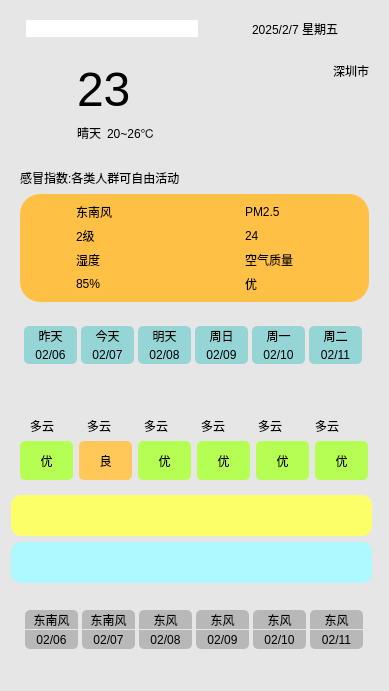
<?xml version="1.0" encoding="UTF-8"?>
<ui version="4.0">
 <class>Widget</class>
 <widget class="QWidget" name="Widget">
  <property name="geometry">
   <rect>
    <x>0</x>
    <y>0</y>
    <width>389</width>
    <height>691</height>
   </rect>
  </property>
  <property name="windowTitle">
   <string>Widget</string>
  </property>
  <property name="styleSheet">
   <string notr="true">background-color: rgb(230, 230, 230);</string>
  </property>
  <layout class="QVBoxLayout" name="verticalLayout_7">
   <item>
    <widget class="QWidget" name="widget01" native="true">
     <layout class="QGridLayout" name="gridLayout_6">
      <item row="0" column="3">
       <widget class="QLabel" name="label_riqi">
        <property name="minimumSize">
         <size>
          <width>110</width>
          <height>0</height>
         </size>
        </property>
        <property name="maximumSize">
         <size>
          <width>100</width>
          <height>100</height>
         </size>
        </property>
        <property name="text">
         <string>2025/2/7 星期五</string>
        </property>
       </widget>
      </item>
      <item row="0" column="1">
       <widget class="QLineEdit" name="lineEdit">
        <property name="minimumSize">
         <size>
          <width>172</width>
          <height>17</height>
         </size>
        </property>
        <property name="maximumSize">
         <size>
          <width>172</width>
          <height>17</height>
         </size>
        </property>
        <property name="styleSheet">
         <string notr="true">border-radius: 20px;
background-color: rgb(255, 255, 255);</string>
        </property>
       </widget>
      </item>
      <item row="0" column="2">
       <widget class="QLabel" name="label_6">
        <property name="maximumSize">
         <size>
          <width>30</width>
          <height>30</height>
         </size>
        </property>
        <property name="text">
         <string/>
        </property>
        <property name="pixmap">
         <pixmap resource="res.qrc">:/res/sousuo.png</pixmap>
        </property>
        <property name="scaledContents">
         <bool>true</bool>
        </property>
       </widget>
      </item>
     </layout>
    </widget>
   </item>
   <item>
    <widget class="QWidget" name="widget02" native="true">
     <layout class="QGridLayout" name="gridLayout_2">
      <item row="1" column="1">
       <widget class="QLabel" name="label_tianqi">
        <property name="text">
         <string>晴天</string>
        </property>
       </widget>
      </item>
      <item row="1" column="2">
       <widget class="QLabel" name="label_wendufanwei">
        <property name="text">
         <string>20~26℃</string>
        </property>
       </widget>
      </item>
      <item row="0" column="1" colspan="2">
       <widget class="QLabel" name="label_wendu">
        <property name="text">
         <string>&lt;html&gt;&lt;head/&gt;&lt;body&gt;&lt;p&gt;&lt;span style=&quot; font-size:36pt;&quot;&gt;23&lt;/span&gt;&lt;/p&gt;&lt;/body&gt;&lt;/html&gt;</string>
        </property>
       </widget>
      </item>
      <item row="0" column="0">
       <widget class="QLabel" name="label_5">
        <property name="minimumSize">
         <size>
          <width>51</width>
          <height>51</height>
         </size>
        </property>
        <property name="maximumSize">
         <size>
          <width>51</width>
          <height>51</height>
         </size>
        </property>
        <property name="text">
         <string/>
        </property>
        <property name="pixmap">
         <pixmap resource="res.qrc">:/res/qingtian.png</pixmap>
        </property>
        <property name="scaledContents">
         <bool>true</bool>
        </property>
       </widget>
      </item>
      <item row="0" column="3">
       <widget class="QLabel" name="label_diqu">
        <property name="text">
         <string>深圳市</string>
        </property>
        <property name="alignment">
         <set>Qt::AlignRight|Qt::AlignTop|Qt::AlignTrailing</set>
        </property>
       </widget>
      </item>
      <item row="1" column="3">
       <spacer name="horizontalSpacer">
        <property name="orientation">
         <enum>Qt::Horizontal</enum>
        </property>
        <property name="sizeHint" stdset="0">
         <size>
          <width>40</width>
          <height>20</height>
         </size>
        </property>
       </spacer>
      </item>
     </layout>
    </widget>
   </item>
   <item>
    <widget class="QWidget" name="widget03" native="true">
     <property name="styleSheet">
      <string notr="true">color:rgb(200,200，200)</string>
     </property>
     <layout class="QVBoxLayout" name="verticalLayout" stretch="1,5">
      <item>
       <widget class="QLabel" name="kongqi">
        <property name="styleSheet">
         <string notr="true"/>
        </property>
        <property name="text">
         <string>感冒指数:各类人群可自由活动</string>
        </property>
       </widget>
      </item>
      <item>
       <widget class="QWidget" name="widget0301" native="true">
        <property name="styleSheet">
         <string notr="true">background-color:rgb(255, 193, 69);
border-radius: 20px;</string>
        </property>
        <layout class="QGridLayout" name="gridLayout">
         <item row="0" column="0">
          <layout class="QHBoxLayout" name="horizontalLayout">
           <item>
            <widget class="QLabel" name="labelfengxiang">
             <property name="minimumSize">
              <size>
               <width>41</width>
               <height>31</height>
              </size>
             </property>
             <property name="maximumSize">
              <size>
               <width>41</width>
               <height>31</height>
              </size>
             </property>
             <property name="text">
              <string/>
             </property>
             <property name="pixmap">
              <pixmap resource="res.qrc">:/res/feng.png</pixmap>
             </property>
             <property name="scaledContents">
              <bool>true</bool>
             </property>
            </widget>
           </item>
           <item>
            <layout class="QVBoxLayout" name="verticalLayout_2">
             <item>
              <widget class="QLabel" name="labelfengxiang_2">
               <property name="text">
                <string>东南风</string>
               </property>
              </widget>
             </item>
             <item>
              <widget class="QLabel" name="label">
               <property name="text">
                <string>2级</string>
               </property>
              </widget>
             </item>
            </layout>
           </item>
          </layout>
         </item>
         <item row="0" column="1">
          <layout class="QHBoxLayout" name="horizontalLayout_2">
           <item>
            <widget class="QLabel" name="labelfengxiang_3">
             <property name="minimumSize">
              <size>
               <width>41</width>
               <height>31</height>
              </size>
             </property>
             <property name="maximumSize">
              <size>
               <width>41</width>
               <height>31</height>
              </size>
             </property>
             <property name="text">
              <string/>
             </property>
             <property name="pixmap">
              <pixmap resource="res.qrc">:/res/PM2.5.png</pixmap>
             </property>
             <property name="scaledContents">
              <bool>true</bool>
             </property>
            </widget>
           </item>
           <item>
            <layout class="QVBoxLayout" name="verticalLayout_3">
             <item>
              <widget class="QLabel" name="labelfengxiang_4">
               <property name="text">
                <string>PM2.5</string>
               </property>
              </widget>
             </item>
             <item>
              <widget class="QLabel" name="label_2">
               <property name="text">
                <string>24</string>
               </property>
              </widget>
             </item>
            </layout>
           </item>
          </layout>
         </item>
         <item row="1" column="0">
          <layout class="QHBoxLayout" name="horizontalLayout_3">
           <item>
            <widget class="QLabel" name="labelfengxiang_5">
             <property name="minimumSize">
              <size>
               <width>41</width>
               <height>31</height>
              </size>
             </property>
             <property name="maximumSize">
              <size>
               <width>41</width>
               <height>31</height>
              </size>
             </property>
             <property name="text">
              <string/>
             </property>
             <property name="pixmap">
              <pixmap resource="res.qrc">:/res/shidu.png</pixmap>
             </property>
             <property name="scaledContents">
              <bool>true</bool>
             </property>
            </widget>
           </item>
           <item>
            <layout class="QVBoxLayout" name="verticalLayout_4">
             <item>
              <widget class="QLabel" name="labelfengxiang_6">
               <property name="text">
                <string>湿度</string>
               </property>
              </widget>
             </item>
             <item>
              <widget class="QLabel" name="label_3">
               <property name="text">
                <string>85%</string>
               </property>
              </widget>
             </item>
            </layout>
           </item>
          </layout>
         </item>
         <item row="1" column="1">
          <layout class="QHBoxLayout" name="horizontalLayout_4">
           <item>
            <widget class="QLabel" name="labelfengxiang_7">
             <property name="minimumSize">
              <size>
               <width>41</width>
               <height>31</height>
              </size>
             </property>
             <property name="maximumSize">
              <size>
               <width>41</width>
               <height>31</height>
              </size>
             </property>
             <property name="text">
              <string/>
             </property>
             <property name="pixmap">
              <pixmap resource="res.qrc">:/res/kongqizhiliang.png</pixmap>
             </property>
             <property name="scaledContents">
              <bool>true</bool>
             </property>
            </widget>
           </item>
           <item>
            <layout class="QVBoxLayout" name="verticalLayout_5">
             <item>
              <widget class="QLabel" name="labelfengxiang_8">
               <property name="text">
                <string>空气质量</string>
               </property>
              </widget>
             </item>
             <item>
              <widget class="QLabel" name="label_4">
               <property name="text">
                <string>优</string>
               </property>
              </widget>
             </item>
            </layout>
           </item>
          </layout>
         </item>
        </layout>
       </widget>
      </item>
     </layout>
    </widget>
   </item>
   <item>
    <widget class="QWidget" name="widget04" native="true">
     <layout class="QGridLayout" name="gridLayout_5">
      <item row="1" column="0">
       <layout class="QGridLayout" name="gridLayout_4">
        <item row="1" column="1">
         <widget class="QLabel" name="label_21">
          <property name="text">
           <string>多云</string>
          </property>
         </widget>
        </item>
        <item row="0" column="5">
         <widget class="QLabel" name="label_30">
          <property name="minimumSize">
           <size>
            <width>41</width>
            <height>41</height>
           </size>
          </property>
          <property name="maximumSize">
           <size>
            <width>41</width>
            <height>41</height>
           </size>
          </property>
          <property name="text">
           <string/>
          </property>
          <property name="pixmap">
           <pixmap resource="res.qrc">:/res/duoyun.png</pixmap>
          </property>
          <property name="scaledContents">
           <bool>true</bool>
          </property>
         </widget>
        </item>
        <item row="1" column="2">
         <widget class="QLabel" name="label_23">
          <property name="text">
           <string>多云</string>
          </property>
         </widget>
        </item>
        <item row="0" column="0">
         <widget class="QLabel" name="label_19">
          <property name="minimumSize">
           <size>
            <width>41</width>
            <height>41</height>
           </size>
          </property>
          <property name="maximumSize">
           <size>
            <width>41</width>
            <height>41</height>
           </size>
          </property>
          <property name="text">
           <string/>
          </property>
          <property name="pixmap">
           <pixmap resource="res.qrc">:/res/duoyun.png</pixmap>
          </property>
          <property name="scaledContents">
           <bool>true</bool>
          </property>
         </widget>
        </item>
        <item row="0" column="3">
         <widget class="QLabel" name="label_26">
          <property name="minimumSize">
           <size>
            <width>41</width>
            <height>41</height>
           </size>
          </property>
          <property name="maximumSize">
           <size>
            <width>41</width>
            <height>41</height>
           </size>
          </property>
          <property name="text">
           <string/>
          </property>
          <property name="pixmap">
           <pixmap resource="res.qrc">:/res/duoyun.png</pixmap>
          </property>
          <property name="scaledContents">
           <bool>true</bool>
          </property>
         </widget>
        </item>
        <item row="0" column="1">
         <widget class="QLabel" name="label_22">
          <property name="minimumSize">
           <size>
            <width>41</width>
            <height>41</height>
           </size>
          </property>
          <property name="maximumSize">
           <size>
            <width>41</width>
            <height>41</height>
           </size>
          </property>
          <property name="text">
           <string/>
          </property>
          <property name="pixmap">
           <pixmap resource="res.qrc">:/res/duoyun.png</pixmap>
          </property>
          <property name="scaledContents">
           <bool>true</bool>
          </property>
         </widget>
        </item>
        <item row="1" column="5">
         <widget class="QLabel" name="label_29">
          <property name="text">
           <string>多云</string>
          </property>
         </widget>
        </item>
        <item row="1" column="0">
         <widget class="QLabel" name="label_20">
          <property name="text">
           <string>多云</string>
          </property>
         </widget>
        </item>
        <item row="1" column="4">
         <widget class="QLabel" name="label_27">
          <property name="text">
           <string>多云</string>
          </property>
         </widget>
        </item>
        <item row="1" column="3">
         <widget class="QLabel" name="label_25">
          <property name="text">
           <string>多云</string>
          </property>
         </widget>
        </item>
        <item row="0" column="2">
         <widget class="QLabel" name="label_24">
          <property name="minimumSize">
           <size>
            <width>41</width>
            <height>41</height>
           </size>
          </property>
          <property name="maximumSize">
           <size>
            <width>41</width>
            <height>41</height>
           </size>
          </property>
          <property name="text">
           <string/>
          </property>
          <property name="pixmap">
           <pixmap resource="res.qrc">:/res/duoyun.png</pixmap>
          </property>
          <property name="scaledContents">
           <bool>true</bool>
          </property>
         </widget>
        </item>
        <item row="0" column="4">
         <widget class="QLabel" name="label_28">
          <property name="minimumSize">
           <size>
            <width>41</width>
            <height>41</height>
           </size>
          </property>
          <property name="maximumSize">
           <size>
            <width>41</width>
            <height>41</height>
           </size>
          </property>
          <property name="text">
           <string/>
          </property>
          <property name="pixmap">
           <pixmap resource="res.qrc">:/res/duoyun.png</pixmap>
          </property>
          <property name="scaledContents">
           <bool>true</bool>
          </property>
         </widget>
        </item>
       </layout>
      </item>
      <item row="2" column="0">
       <layout class="QHBoxLayout" name="horizontalLayout_6">
        <item>
         <widget class="QLabel" name="label1">
          <property name="minimumSize">
           <size>
            <width>53</width>
            <height>39</height>
           </size>
          </property>
          <property name="maximumSize">
           <size>
            <width>53</width>
            <height>39</height>
           </size>
          </property>
          <property name="styleSheet">
           <string notr="true">border-radius: 5px;
background-color: rgb(181, 255, 84);</string>
          </property>
          <property name="text">
           <string>优</string>
          </property>
          <property name="alignment">
           <set>Qt::AlignCenter</set>
          </property>
         </widget>
        </item>
        <item>
         <widget class="QLabel" name="label2">
          <property name="minimumSize">
           <size>
            <width>53</width>
            <height>39</height>
           </size>
          </property>
          <property name="maximumSize">
           <size>
            <width>53</width>
            <height>39</height>
           </size>
          </property>
          <property name="styleSheet">
           <string notr="true">border-radius: 5px;
background-color: rgb(255, 200, 89);</string>
          </property>
          <property name="text">
           <string>良</string>
          </property>
          <property name="alignment">
           <set>Qt::AlignCenter</set>
          </property>
         </widget>
        </item>
        <item>
         <widget class="QLabel" name="label3">
          <property name="minimumSize">
           <size>
            <width>53</width>
            <height>39</height>
           </size>
          </property>
          <property name="maximumSize">
           <size>
            <width>53</width>
            <height>39</height>
           </size>
          </property>
          <property name="styleSheet">
           <string notr="true">border-radius: 5px;
background-color: rgb(181, 255, 84);</string>
          </property>
          <property name="text">
           <string>优</string>
          </property>
          <property name="alignment">
           <set>Qt::AlignCenter</set>
          </property>
         </widget>
        </item>
        <item>
         <widget class="QLabel" name="label4">
          <property name="minimumSize">
           <size>
            <width>53</width>
            <height>39</height>
           </size>
          </property>
          <property name="maximumSize">
           <size>
            <width>53</width>
            <height>39</height>
           </size>
          </property>
          <property name="styleSheet">
           <string notr="true">border-radius: 5px;
background-color: rgb(181, 255, 84);</string>
          </property>
          <property name="text">
           <string>优</string>
          </property>
          <property name="alignment">
           <set>Qt::AlignCenter</set>
          </property>
         </widget>
        </item>
        <item>
         <widget class="QLabel" name="label5">
          <property name="minimumSize">
           <size>
            <width>53</width>
            <height>39</height>
           </size>
          </property>
          <property name="maximumSize">
           <size>
            <width>53</width>
            <height>39</height>
           </size>
          </property>
          <property name="styleSheet">
           <string notr="true">border-radius: 5px;
background-color: rgb(181, 255, 84);</string>
          </property>
          <property name="text">
           <string>优</string>
          </property>
          <property name="alignment">
           <set>Qt::AlignCenter</set>
          </property>
         </widget>
        </item>
        <item>
         <widget class="QLabel" name="label6">
          <property name="minimumSize">
           <size>
            <width>53</width>
            <height>39</height>
           </size>
          </property>
          <property name="maximumSize">
           <size>
            <width>53</width>
            <height>39</height>
           </size>
          </property>
          <property name="styleSheet">
           <string notr="true">border-radius: 5px;
background-color: rgb(181, 255, 84);</string>
          </property>
          <property name="text">
           <string>优</string>
          </property>
          <property name="alignment">
           <set>Qt::AlignCenter</set>
          </property>
         </widget>
        </item>
       </layout>
      </item>
      <item row="0" column="0">
       <layout class="QGridLayout" name="gridLayout_3">
        <property name="spacing">
         <number>0</number>
        </property>
        <item row="0" column="0">
         <widget class="QLabel" name="label_7">
          <property name="minimumSize">
           <size>
            <width>53</width>
            <height>19</height>
           </size>
          </property>
          <property name="maximumSize">
           <size>
            <width>53</width>
            <height>19</height>
           </size>
          </property>
          <property name="styleSheet">
           <string notr="true">background-color: rgb(149, 213, 214);
border-radius: 5px;
border-bottom-right-radius: 0px;
border-bottom-left-radius: 0px;</string>
          </property>
          <property name="text">
           <string>昨天</string>
          </property>
          <property name="alignment">
           <set>Qt::AlignCenter</set>
          </property>
         </widget>
        </item>
        <item row="0" column="1">
         <widget class="QLabel" name="label_9">
          <property name="minimumSize">
           <size>
            <width>53</width>
            <height>19</height>
           </size>
          </property>
          <property name="maximumSize">
           <size>
            <width>53</width>
            <height>19</height>
           </size>
          </property>
          <property name="styleSheet">
           <string notr="true">background-color: rgb(149, 213, 214);
border-radius: 5px;
border-bottom-right-radius: 0px;
border-bottom-left-radius: 0px;</string>
          </property>
          <property name="text">
           <string>今天</string>
          </property>
          <property name="alignment">
           <set>Qt::AlignCenter</set>
          </property>
         </widget>
        </item>
        <item row="0" column="2">
         <widget class="QLabel" name="label_12">
          <property name="minimumSize">
           <size>
            <width>53</width>
            <height>19</height>
           </size>
          </property>
          <property name="maximumSize">
           <size>
            <width>53</width>
            <height>19</height>
           </size>
          </property>
          <property name="styleSheet">
           <string notr="true">background-color: rgb(149, 213, 214);
border-radius: 5px;
border-bottom-right-radius: 0px;
border-bottom-left-radius: 0px;</string>
          </property>
          <property name="text">
           <string>明天</string>
          </property>
          <property name="alignment">
           <set>Qt::AlignCenter</set>
          </property>
         </widget>
        </item>
        <item row="0" column="3">
         <widget class="QLabel" name="label_14">
          <property name="minimumSize">
           <size>
            <width>53</width>
            <height>19</height>
           </size>
          </property>
          <property name="maximumSize">
           <size>
            <width>53</width>
            <height>19</height>
           </size>
          </property>
          <property name="styleSheet">
           <string notr="true">background-color: rgb(149, 213, 214);
border-radius: 5px;
border-bottom-right-radius: 0px;
border-bottom-left-radius: 0px;</string>
          </property>
          <property name="text">
           <string>周日</string>
          </property>
          <property name="alignment">
           <set>Qt::AlignCenter</set>
          </property>
         </widget>
        </item>
        <item row="0" column="4">
         <widget class="QLabel" name="label_16">
          <property name="minimumSize">
           <size>
            <width>53</width>
            <height>19</height>
           </size>
          </property>
          <property name="maximumSize">
           <size>
            <width>53</width>
            <height>19</height>
           </size>
          </property>
          <property name="styleSheet">
           <string notr="true">background-color: rgb(149, 213, 214);
border-radius: 5px;
border-bottom-right-radius: 0px;
border-bottom-left-radius: 0px;</string>
          </property>
          <property name="text">
           <string>周一</string>
          </property>
          <property name="alignment">
           <set>Qt::AlignCenter</set>
          </property>
         </widget>
        </item>
        <item row="0" column="5">
         <widget class="QLabel" name="label_18">
          <property name="minimumSize">
           <size>
            <width>53</width>
            <height>19</height>
           </size>
          </property>
          <property name="maximumSize">
           <size>
            <width>53</width>
            <height>19</height>
           </size>
          </property>
          <property name="styleSheet">
           <string notr="true">background-color: rgb(149, 213, 214);
border-radius: 5px;
border-bottom-right-radius: 0px;
border-bottom-left-radius: 0px;</string>
          </property>
          <property name="text">
           <string>周二</string>
          </property>
          <property name="alignment">
           <set>Qt::AlignCenter</set>
          </property>
         </widget>
        </item>
        <item row="1" column="0">
         <widget class="QLabel" name="label_8">
          <property name="minimumSize">
           <size>
            <width>53</width>
            <height>19</height>
           </size>
          </property>
          <property name="maximumSize">
           <size>
            <width>53</width>
            <height>19</height>
           </size>
          </property>
          <property name="styleSheet">
           <string notr="true">background-color: rgb(149, 213, 214);
border-radius: 5px;
border-top-right-radius: 0px;
border-top-left-radius: 0px;</string>
          </property>
          <property name="text">
           <string>02/06</string>
          </property>
          <property name="alignment">
           <set>Qt::AlignCenter</set>
          </property>
         </widget>
        </item>
        <item row="1" column="1">
         <widget class="QLabel" name="label_10">
          <property name="minimumSize">
           <size>
            <width>53</width>
            <height>19</height>
           </size>
          </property>
          <property name="maximumSize">
           <size>
            <width>53</width>
            <height>19</height>
           </size>
          </property>
          <property name="styleSheet">
           <string notr="true">background-color: rgb(149, 213, 214);
border-radius: 5px;
border-top-right-radius: 0px;
border-top-left-radius: 0px;</string>
          </property>
          <property name="text">
           <string>02/07</string>
          </property>
          <property name="alignment">
           <set>Qt::AlignCenter</set>
          </property>
         </widget>
        </item>
        <item row="1" column="2">
         <widget class="QLabel" name="label_11">
          <property name="minimumSize">
           <size>
            <width>53</width>
            <height>19</height>
           </size>
          </property>
          <property name="maximumSize">
           <size>
            <width>53</width>
            <height>19</height>
           </size>
          </property>
          <property name="styleSheet">
           <string notr="true">background-color: rgb(149, 213, 214);
border-radius: 5px;
border-top-right-radius: 0px;
border-top-left-radius: 0px;</string>
          </property>
          <property name="text">
           <string>02/08</string>
          </property>
          <property name="alignment">
           <set>Qt::AlignCenter</set>
          </property>
         </widget>
        </item>
        <item row="1" column="3">
         <widget class="QLabel" name="label_13">
          <property name="minimumSize">
           <size>
            <width>53</width>
            <height>19</height>
           </size>
          </property>
          <property name="maximumSize">
           <size>
            <width>53</width>
            <height>19</height>
           </size>
          </property>
          <property name="styleSheet">
           <string notr="true">background-color: rgb(149, 213, 214);
border-radius: 5px;
border-top-right-radius: 0px;
border-top-left-radius: 0px;</string>
          </property>
          <property name="text">
           <string>02/09</string>
          </property>
          <property name="alignment">
           <set>Qt::AlignCenter</set>
          </property>
         </widget>
        </item>
        <item row="1" column="4">
         <widget class="QLabel" name="label_15">
          <property name="minimumSize">
           <size>
            <width>53</width>
            <height>19</height>
           </size>
          </property>
          <property name="maximumSize">
           <size>
            <width>53</width>
            <height>19</height>
           </size>
          </property>
          <property name="styleSheet">
           <string notr="true">background-color: rgb(149, 213, 214);
border-radius: 5px;
border-top-right-radius: 0px;
border-top-left-radius: 0px;</string>
          </property>
          <property name="text">
           <string>02/10</string>
          </property>
          <property name="alignment">
           <set>Qt::AlignCenter</set>
          </property>
         </widget>
        </item>
        <item row="1" column="5">
         <widget class="QLabel" name="label_17">
          <property name="minimumSize">
           <size>
            <width>53</width>
            <height>19</height>
           </size>
          </property>
          <property name="maximumSize">
           <size>
            <width>53</width>
            <height>19</height>
           </size>
          </property>
          <property name="styleSheet">
           <string notr="true">background-color: rgb(149, 213, 214);
border-radius: 5px;
border-top-right-radius: 0px;
border-top-left-radius: 0px;</string>
          </property>
          <property name="text">
           <string>02/11</string>
          </property>
          <property name="alignment">
           <set>Qt::AlignCenter</set>
          </property>
         </widget>
        </item>
       </layout>
      </item>
     </layout>
    </widget>
   </item>
   <item>
    <layout class="QVBoxLayout" name="verticalLayout_6">
     <item>
      <widget class="QWidget" name="widget05" native="true">
       <property name="minimumSize">
        <size>
         <width>361</width>
         <height>41</height>
        </size>
       </property>
       <property name="maximumSize">
        <size>
         <width>361</width>
         <height>41</height>
        </size>
       </property>
       <property name="styleSheet">
        <string notr="true">background-color: rgb(252, 255, 103);
border-radius: 10px;</string>
       </property>
      </widget>
     </item>
     <item>
      <widget class="QWidget" name="widget06" native="true">
       <property name="minimumSize">
        <size>
         <width>361</width>
         <height>41</height>
        </size>
       </property>
       <property name="maximumSize">
        <size>
         <width>361</width>
         <height>41</height>
        </size>
       </property>
       <property name="styleSheet">
        <string notr="true">background-color: rgb(174, 248, 255);
border-radius: 10px;</string>
       </property>
      </widget>
     </item>
     <item>
      <widget class="QWidget" name="widget05_2" native="true">
       <property name="minimumSize">
        <size>
         <width>361</width>
         <height>91</height>
        </size>
       </property>
       <property name="maximumSize">
        <size>
         <width>361</width>
         <height>91</height>
        </size>
       </property>
       <property name="styleSheet">
        <string notr="true"/>
       </property>
       <widget class="QWidget" name="layoutWidget_5">
        <property name="geometry">
         <rect>
          <x>10</x>
          <y>20</y>
          <width>350</width>
          <height>41</height>
         </rect>
        </property>
        <layout class="QGridLayout" name="gridLayout_7">
         <property name="spacing">
          <number>0</number>
         </property>
         <item row="0" column="0">
          <widget class="QLabel" name="label_43">
           <property name="minimumSize">
            <size>
             <width>53</width>
             <height>19</height>
            </size>
           </property>
           <property name="maximumSize">
            <size>
             <width>53</width>
             <height>19</height>
            </size>
           </property>
           <property name="styleSheet">
            <string notr="true">background-color: rgb(184, 184, 184);
border-radius: 5px;
border-bottom-right-radius: 0px;
border-bottom-left-radius: 0px;</string>
           </property>
           <property name="text">
            <string>东南风</string>
           </property>
           <property name="alignment">
            <set>Qt::AlignCenter</set>
           </property>
          </widget>
         </item>
         <item row="0" column="4">
          <widget class="QLabel" name="label_47">
           <property name="minimumSize">
            <size>
             <width>53</width>
             <height>19</height>
            </size>
           </property>
           <property name="maximumSize">
            <size>
             <width>53</width>
             <height>19</height>
            </size>
           </property>
           <property name="styleSheet">
            <string notr="true">background-color: rgb(184, 184, 184);
border-radius: 5px;
border-bottom-right-radius: 0px;
border-bottom-left-radius: 0px;</string>
           </property>
           <property name="text">
            <string>东风</string>
           </property>
           <property name="alignment">
            <set>Qt::AlignCenter</set>
           </property>
          </widget>
         </item>
         <item row="0" column="3">
          <widget class="QLabel" name="label_46">
           <property name="minimumSize">
            <size>
             <width>53</width>
             <height>19</height>
            </size>
           </property>
           <property name="maximumSize">
            <size>
             <width>53</width>
             <height>19</height>
            </size>
           </property>
           <property name="styleSheet">
            <string notr="true">background-color: rgb(184, 184, 184);
border-radius: 5px;
border-bottom-right-radius: 0px;
border-bottom-left-radius: 0px;</string>
           </property>
           <property name="text">
            <string>东风</string>
           </property>
           <property name="alignment">
            <set>Qt::AlignCenter</set>
           </property>
          </widget>
         </item>
         <item row="1" column="1">
          <widget class="QLabel" name="label_50">
           <property name="minimumSize">
            <size>
             <width>53</width>
             <height>19</height>
            </size>
           </property>
           <property name="maximumSize">
            <size>
             <width>53</width>
             <height>19</height>
            </size>
           </property>
           <property name="styleSheet">
            <string notr="true">background-color: rgb(184, 184, 184);
border-radius: 5px;
border-top-right-radius: 0px;
border-top-left-radius: 0px;</string>
           </property>
           <property name="text">
            <string>02/07</string>
           </property>
           <property name="alignment">
            <set>Qt::AlignCenter</set>
           </property>
          </widget>
         </item>
         <item row="0" column="2">
          <widget class="QLabel" name="label_45">
           <property name="minimumSize">
            <size>
             <width>53</width>
             <height>19</height>
            </size>
           </property>
           <property name="maximumSize">
            <size>
             <width>53</width>
             <height>19</height>
            </size>
           </property>
           <property name="styleSheet">
            <string notr="true">background-color: rgb(184, 184, 184);
border-radius: 5px;
border-bottom-right-radius: 0px;
border-bottom-left-radius: 0px;</string>
           </property>
           <property name="text">
            <string>东风</string>
           </property>
           <property name="alignment">
            <set>Qt::AlignCenter</set>
           </property>
          </widget>
         </item>
         <item row="0" column="5">
          <widget class="QLabel" name="label_48">
           <property name="minimumSize">
            <size>
             <width>53</width>
             <height>19</height>
            </size>
           </property>
           <property name="maximumSize">
            <size>
             <width>53</width>
             <height>19</height>
            </size>
           </property>
           <property name="styleSheet">
            <string notr="true">background-color: rgb(184, 184, 184);
border-radius: 5px;
border-bottom-right-radius: 0px;
border-bottom-left-radius: 0px;</string>
           </property>
           <property name="text">
            <string>东风</string>
           </property>
           <property name="alignment">
            <set>Qt::AlignCenter</set>
           </property>
          </widget>
         </item>
         <item row="1" column="0">
          <widget class="QLabel" name="label_49">
           <property name="minimumSize">
            <size>
             <width>53</width>
             <height>19</height>
            </size>
           </property>
           <property name="maximumSize">
            <size>
             <width>53</width>
             <height>19</height>
            </size>
           </property>
           <property name="styleSheet">
            <string notr="true">background-color: rgb(184, 184, 184);
border-radius: 5px;
border-top-right-radius: 0px;
border-top-left-radius: 0px;</string>
           </property>
           <property name="text">
            <string>02/06</string>
           </property>
           <property name="alignment">
            <set>Qt::AlignCenter</set>
           </property>
          </widget>
         </item>
         <item row="1" column="4">
          <widget class="QLabel" name="label_53">
           <property name="minimumSize">
            <size>
             <width>53</width>
             <height>19</height>
            </size>
           </property>
           <property name="maximumSize">
            <size>
             <width>53</width>
             <height>19</height>
            </size>
           </property>
           <property name="styleSheet">
            <string notr="true">background-color: rgb(184, 184, 184);
border-radius: 5px;
border-top-right-radius: 0px;
border-top-left-radius: 0px;</string>
           </property>
           <property name="text">
            <string>02/10</string>
           </property>
           <property name="alignment">
            <set>Qt::AlignCenter</set>
           </property>
          </widget>
         </item>
         <item row="1" column="2">
          <widget class="QLabel" name="label_51">
           <property name="minimumSize">
            <size>
             <width>53</width>
             <height>19</height>
            </size>
           </property>
           <property name="maximumSize">
            <size>
             <width>53</width>
             <height>19</height>
            </size>
           </property>
           <property name="styleSheet">
            <string notr="true">background-color: rgb(184, 184, 184);
border-radius: 5px;
border-top-right-radius: 0px;
border-top-left-radius: 0px;</string>
           </property>
           <property name="text">
            <string>02/08</string>
           </property>
           <property name="alignment">
            <set>Qt::AlignCenter</set>
           </property>
          </widget>
         </item>
         <item row="0" column="1">
          <widget class="QLabel" name="label_44">
           <property name="minimumSize">
            <size>
             <width>53</width>
             <height>19</height>
            </size>
           </property>
           <property name="maximumSize">
            <size>
             <width>53</width>
             <height>19</height>
            </size>
           </property>
           <property name="styleSheet">
            <string notr="true">background-color: rgb(184, 184, 184);
border-radius: 5px;
border-bottom-right-radius: 0px;
border-bottom-left-radius: 0px;</string>
           </property>
           <property name="text">
            <string>东南风</string>
           </property>
           <property name="alignment">
            <set>Qt::AlignCenter</set>
           </property>
          </widget>
         </item>
         <item row="1" column="3">
          <widget class="QLabel" name="label_52">
           <property name="minimumSize">
            <size>
             <width>53</width>
             <height>19</height>
            </size>
           </property>
           <property name="maximumSize">
            <size>
             <width>53</width>
             <height>19</height>
            </size>
           </property>
           <property name="styleSheet">
            <string notr="true">background-color: rgb(184, 184, 184);
border-radius: 5px;
border-top-right-radius: 0px;
border-top-left-radius: 0px;</string>
           </property>
           <property name="text">
            <string>02/09</string>
           </property>
           <property name="alignment">
            <set>Qt::AlignCenter</set>
           </property>
          </widget>
         </item>
         <item row="1" column="5">
          <widget class="QLabel" name="label_54">
           <property name="minimumSize">
            <size>
             <width>53</width>
             <height>19</height>
            </size>
           </property>
           <property name="maximumSize">
            <size>
             <width>53</width>
             <height>19</height>
            </size>
           </property>
           <property name="styleSheet">
            <string notr="true">background-color: rgb(184, 184, 184);
border-radius: 5px;
border-top-right-radius: 0px;
border-top-left-radius: 0px;</string>
           </property>
           <property name="text">
            <string>02/11</string>
           </property>
           <property name="alignment">
            <set>Qt::AlignCenter</set>
           </property>
          </widget>
         </item>
        </layout>
       </widget>
      </widget>
     </item>
    </layout>
   </item>
  </layout>
 </widget>
 <resources>
  <include location="res.qrc"/>
 </resources>
 <connections/>
</ui>
